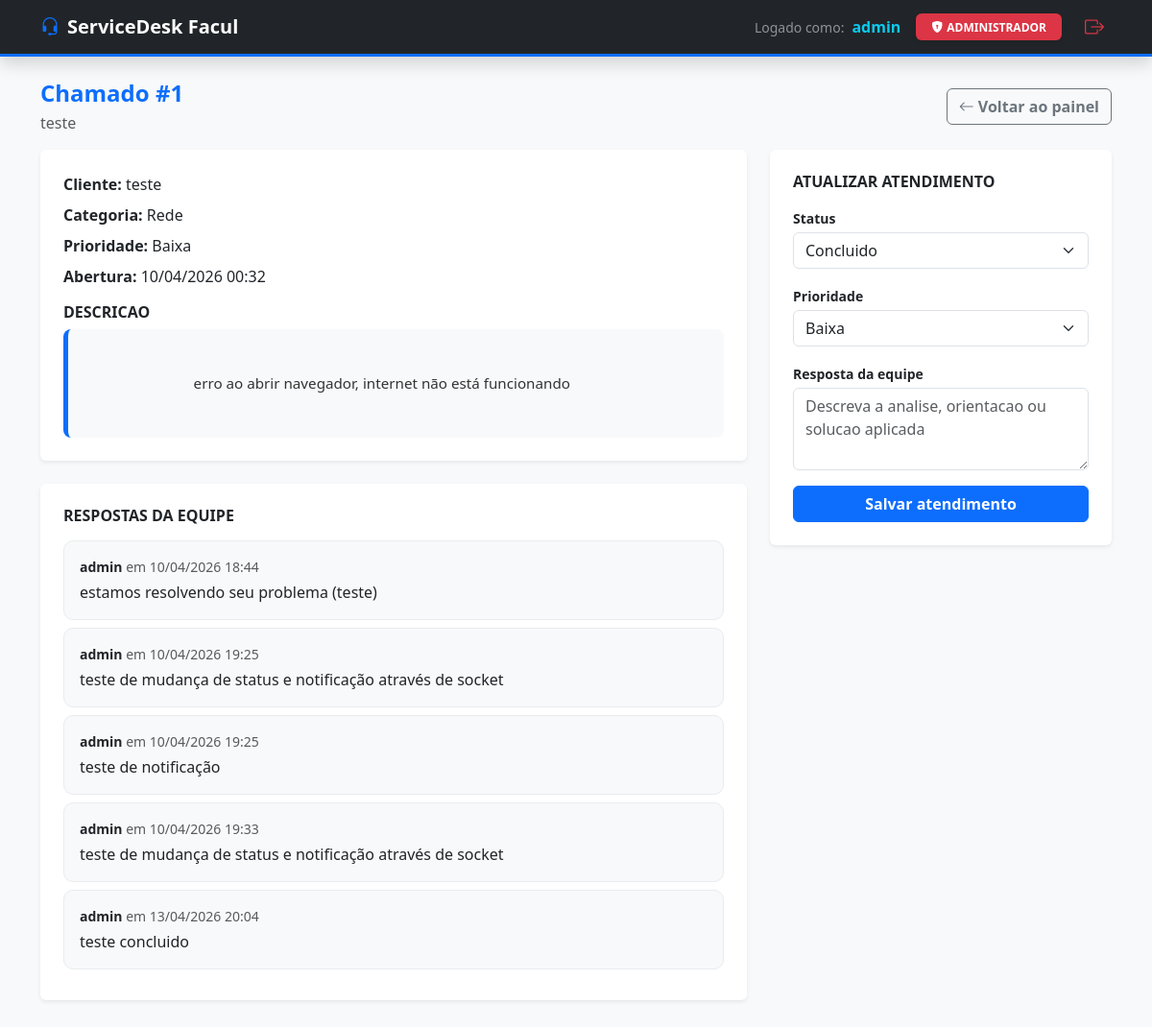
The page /chamado/1/ (signed in) on the database its author committed.
### chamados/models.py (models this page shows, shortened)
class Chamado(models.Model):
    STATUS_CHOICES = [
        ("aberto", "Aberto"),
        ("andamento", "Em andamento"),
        ("concluido", "Concluido"),
    ]
    PRIORIDADE_CHOICES = [
        ("baixa", "Baixa"),
        ("media", "Media"),
        ("alta", "Alta"),
    ]
    CATEGORIA_CHOICES = [
        ("hardware", "Hardware"),
        ("software", "Software"),
        ("rede", "Rede"),
        ("acesso", "Acesso"),
        ("outros", "Outros"),
    ]
    titulo = models.CharField(max_length=100)
    descricao = models.TextField()
    categoria = models.CharField(
        max_length=20, choices=CATEGORIA_CHOICES, default="outros"
    )
    usuario = models.ForeignKey(User, on_delete=models.CASCADE)
    status = models.CharField(max_length=20, choices=STATUS_CHOICES, default="aberto")
    prioridade = models.CharField(max_length=20, choices=PRIORIDADE_CHOICES)
    data_criacao = models.DateTimeField(auto_now_add=True)
    class Meta:
        ordering = ["-data_criacao"]

class Comentario(models.Model):
    chamado = models.ForeignKey(
        Chamado, on_delete=models.CASCADE, related_name="comentarios"
    )
    usuario = models.ForeignKey(User, on_delete=models.CASCADE)
    texto = models.TextField()
    data = models.DateTimeField(auto_now_add=True)

### chamados/views.py (the view)
@login_required
def detalhe_chamado_admin(request, chamado_id):
    if not (request.user.is_staff or request.user.is_superuser):
        messages.error(request, "Somente a equipe de infra pode visualizar este chamado.")
        return redirect("lista_chamados")
    chamado = get_object_or_404(
        Chamado.objects.select_related("usuario").prefetch_related("comentarios__usuario"),
        id=chamado_id,
    )
    form_atualizacao = AtualizacaoChamadoAdminForm(chamado=chamado)
    return render(
        request,
        "chamados/detalhe_chamado/index.html",
        {"chamado": chamado, "form_atualizacao": form_atualizacao},
    )

### chamados/forms.py
class AtualizacaoChamadoAdminForm(forms.Form):
    status = forms.ChoiceField(choices=Chamado.STATUS_CHOICES, label="Status")
    prioridade = forms.ChoiceField(
        choices=Chamado.PRIORIDADE_CHOICES,
        label="Prioridade",
    )
    resposta = forms.CharField(
        label="Resposta da equipe",
        required=False,
        widget=forms.Textarea(
            attrs={
                "rows": 3,
                "placeholder": "Descreva a analise, orientacao ou solucao aplicada",
            }
        ),
    )
    def __init__(self, *args, chamado=None, **kwargs):
        super().__init__(*args, **kwargs)
        if chamado is not None:
            self.fields["status"].initial = chamado.status
            self.fields["prioridade"].initial = chamado.prioridade
        self.fields["status"].widget.attrs["class"] = "form-select"
        self.fields["prioridade"].widget.attrs["class"] = "form-select"
        self.fields["resposta"].widget.attrs["class"] = "form-control"

### chamados/templates/chamados/detalhe_chamado/index.html (shortened to what this page needs)
{% load static %}
<!DOCTYPE html>
<html lang="pt-br">
<head>
    <link href="https://cdn.jsdelivr.net/npm/bootstrap@5.3.0/dist/css/bootstrap.min.css" rel="stylesheet">
    <link rel="stylesheet" href="https://cdn.jsdelivr.net/npm/bootstrap-icons@1.11.1/font/bootstrap-icons.css">
</head>
<body class="bg-light">
    <nav class="navbar navbar-dark bg-dark mb-4 shadow">
        <div class="container">
            <a class="navbar-brand fw-bold" href="{% url 'lista_chamados' %}">
                <i class="bi bi-headset me-2 text-primary"></i>ServiceDesk Facul
            </a>
            <div class="text-white d-flex align-items-center">
                <span class="me-2 small text-white-50">Logado como:</span>
                <span class="fw-bold me-3 text-info">{{ user.username }}</span>
                <span class="badge bg-danger shadow-sm px-3 py-2">
                    <i class="bi bi-shield-lock-fill me-1"></i>ADMINISTRADOR
                </span>
                <a href="{% url 'logout_usuario' %}" class="ms-3 btn btn-sm btn-outline-danger border-0 fw-bold">
                    <i class="bi bi-box-arrow-right fs-5"></i>
                </a>
            </div>
        </div>
    </nav>
    <div
        id="caixa-notificacoes"
        class="position-fixed top-0 end-0 p-3"
        style="z-index: 1080; width: min(92vw, 380px);"
    ></div>
    <main class="container pb-5">
        <div class="d-flex justify-content-between align-items-center mb-3">
            <div>
                <h4 class="mb-1 fw-bold text-primary">Chamado #{{ chamado.id }}</h4>
                <p class="mb-0 text-muted">{{ chamado.titulo }}</p>
            </div>
            <a href="{% url 'lista_chamados' %}" class="btn btn-outline-secondary fw-bold">
                <i class="bi bi-arrow-left me-1"></i>Voltar ao painel
            </a>
        </div>
        <div class="row g-4">
            <div class="col-12 col-lg-8">
                <div class="card border-0 shadow-sm">
                    <div class="card-body p-4">
                        <p class="mb-2"><strong>Cliente:</strong> {{ chamado.usuario.username }}</p>
                        <p class="mb-2"><strong>Categoria:</strong> {{ chamado.get_categoria_display }}</p>
                        <p class="mb-2"><strong>Prioridade:</strong> {{ chamado.get_prioridade_display }}</p>
                        <p class="mb-3"><strong>Abertura:</strong> {{ chamado.data_criacao|date:"d/m/Y H:i" }}</p>
                        <h6 class="fw-bold text-dark text-uppercase mb-2">Descricao</h6>
                        <div class="caixa-descricao">
                            {{ chamado.descricao|linebreaksbr }}
                        </div>
                    </div>
                </div>
                <div class="card border-0 shadow-sm mt-4">
                    <div class="card-body p-4">
                        <h6 class="fw-bold text-dark text-uppercase mb-3">Respostas da equipe</h6>
                        {% for comentario in chamado.comentarios.all %}
                            <article class="resposta-card p-3 mb-2">
                                <p class="mb-1 small">
                                    <strong>{{ comentario.usuario.username }}</strong>
                                    <span class="text-muted">em {{ comentario.data|date:"d/m/Y H:i" }}</span>
                                </p>
                                <p class="mb-0">{{ comentario.texto|linebreaksbr }}</p>
                            </article>
                        {% empty %}
                            <p class="text-muted mb-0">Nenhuma resposta registrada ate o momento.</p>
                        {% endfor %}
                    </div>
                </div>
            </div>
            <div class="col-12 col-lg-4">
                <div class="card border-0 shadow-sm">
                    <div class="card-body p-4">
                        <h6 class="fw-bold text-dark text-uppercase mb-3">Atualizar atendimento</h6>
                        <form method="post" action="{% url 'atualizar_chamado_admin' chamado.id %}">
                            <div class="mb-3">
                                <label class="form-label small fw-bold mb-1">Status</label>
                                {{ form_atualizacao.status }}
                            </div>
                            <div class="mb-3">
                                <label class="form-label small fw-bold mb-1">Prioridade</label>
                                {{ form_atualizacao.prioridade }}
                            </div>
                            <div class="mb-3">
                                <label class="form-label small fw-bold mb-1">Resposta da equipe</label>
                                {{ form_atualizacao.resposta }}
                            </div>
                            <button type="submit" class="btn btn-primary fw-bold w-100">
                                Salvar atendimento
                            </button>
                        </form>
                    </div>
                </div>
            </div>
        </div>
    </main>
</body>
</html>

### chamados/templates/chamados/detalhe_chamado/index.html (style rules this page uses)
.navbar { border-bottom: 3px solid #0d6efd; }
.caixa-descricao { background-color: #f8f9fa; border-left: 5px solid #0d6efd; padding: 20px; border-radius: 8px; white-space: pre-wrap; color: #333; font-size: 0.95rem; line-height: 1.6; }
.resposta-card { border: 1px solid #e9ecef; border-radius: 10px; background: #f8f9fa; }

### rows shown on the page
Chamado: id "1", titulo "teste", usuario.username "teste", categoria "Rede", prioridade "Baixa", data_criacao "10/04/2026 00:32", descricao "erro ao abrir navegador, internet não está funcionando"
Comentario: usuario.username "admin", data "10/04/2026 18:44", texto "estamos resolvendo seu problema (teste)"
Comentario: usuario.username "admin", data "10/04/2026 19:25", texto "teste de mudança de status e notificação através de socket"
Comentario: usuario.username "admin", data "10/04/2026 19:25", texto "teste de notificação"
Comentario: usuario.username "admin", data "10/04/2026 19:33", texto "teste de mudança de status e notificação através de socket"
Comentario: usuario.username "admin", data "13/04/2026 20:04", texto "teste concluido"

### other values the page prints
{{ user.username }} "admin"
